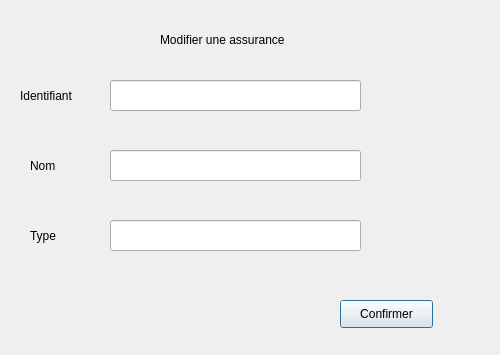
<?xml version="1.0" encoding="UTF-8"?>
<ui version="4.0">
 <class>modifier_assurance</class>
 <widget class="QDialog" name="modifier_assurance">
  <property name="geometry">
   <rect>
    <x>0</x>
    <y>0</y>
    <width>500</width>
    <height>355</height>
   </rect>
  </property>
  <property name="windowTitle">
   <string>Dialog</string>
  </property>
  <widget class="QPushButton" name="modifier_assurance_pb">
   <property name="geometry">
    <rect>
     <x>340</x>
     <y>300</y>
     <width>93</width>
     <height>28</height>
    </rect>
   </property>
   <property name="text">
    <string>Confirmer</string>
   </property>
  </widget>
  <widget class="QLineEdit" name="modifier_id_assurance">
   <property name="geometry">
    <rect>
     <x>110</x>
     <y>80</y>
     <width>251</width>
     <height>31</height>
    </rect>
   </property>
  </widget>
  <widget class="QLabel" name="label_3">
   <property name="geometry">
    <rect>
     <x>30</x>
     <y>220</y>
     <width>31</width>
     <height>31</height>
    </rect>
   </property>
   <property name="text">
    <string>Type</string>
   </property>
  </widget>
  <widget class="QLineEdit" name="modifier_nom_assurance">
   <property name="geometry">
    <rect>
     <x>110</x>
     <y>150</y>
     <width>251</width>
     <height>31</height>
    </rect>
   </property>
  </widget>
  <widget class="QLabel" name="label">
   <property name="geometry">
    <rect>
     <x>20</x>
     <y>80</y>
     <width>61</width>
     <height>31</height>
    </rect>
   </property>
   <property name="text">
    <string>Identifiant</string>
   </property>
  </widget>
  <widget class="QLineEdit" name="modifier_type_assurance">
   <property name="geometry">
    <rect>
     <x>110</x>
     <y>220</y>
     <width>251</width>
     <height>31</height>
    </rect>
   </property>
  </widget>
  <widget class="QLabel" name="label_2">
   <property name="geometry">
    <rect>
     <x>30</x>
     <y>150</y>
     <width>31</width>
     <height>31</height>
    </rect>
   </property>
   <property name="text">
    <string>Nom</string>
   </property>
  </widget>
  <widget class="QLabel" name="label_4">
   <property name="geometry">
    <rect>
     <x>160</x>
     <y>30</y>
     <width>141</width>
     <height>20</height>
    </rect>
   </property>
   <property name="text">
    <string>Modifier une assurance</string>
   </property>
  </widget>
 </widget>
 <resources/>
 <connections/>
</ui>
